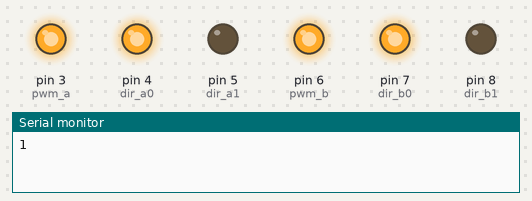
Bench run of a sketch on a simulated Arduino Uno, built with avr-gcc and run on an emulated ATmega328P. Parts: output pins drawn as LEDs (lit = HIGH), the last lines printed to the serial monitor.

Above: at 5.0 s.
At 15.0 s:
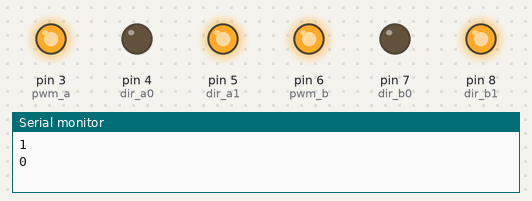
Timing chart, 0 to 23.0 s (numbered marks = the images above):
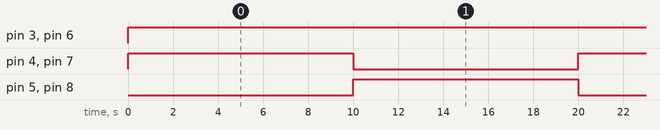

Measured:
- by itself, pin 3 (pwm_a), pin 6 (pwm_b): LOW → HIGH at 0.00 s
- by itself, pin 4 (dir_a0), pin 5 (dir_a1), pin 7 (dir_b0), pin 8 (dir_b1): alternates HIGH for 10.0 s and LOW for 10.0 s

The sketch:

sketch_LUDUSv4-twocoags.ino
```cpp
int pwm_a = 3;   // Channel A speed
int pwm_b = 6;   // Channel B speed
int dir_a0 = 4;  // Channel A direction 0
int dir_a1 = 5; // Channel A direction 1
int dir_b0 = 7;  // Channel B direction 0
int dir_b1 = 8;  // Channel B direction 1

void setup() {
  // put your setup code here, to run once:

Serial.begin(9600); // Pour a bowl of serial

 pinMode(pwm_a, OUTPUT);  // Set control pins to be outputs
 pinMode(pwm_b, OUTPUT);  // Set control pins to be outputs
  pinMode(dir_a0, OUTPUT);
  pinMode(dir_a1, OUTPUT);
  pinMode(dir_b0, OUTPUT);
  pinMode(dir_b1, OUTPUT);

}

void loop() {
  // put your main code here, to run repeatedly:
//drive forward at full speed by pulling DIR_A High
 //and DIR_B low, while writing a full 255 to PWM to
 //control speed
 digitalWrite(dir_a0, HIGH);
 digitalWrite(dir_a1, LOW);
 digitalWrite(dir_b0, HIGH);
 digitalWrite(dir_b1, LOW);
 analogWrite(pwm_a, 255);
  analogWrite(pwm_b, 255);
 Serial.println(digitalRead(dir_a0));
 //wait 5 second
 delay(10000);


 digitalWrite(dir_a0, LOW);
 digitalWrite(dir_a1, HIGH);
  digitalWrite(dir_b0, LOW);
 digitalWrite(dir_b1, HIGH);
 analogWrite(pwm_a, 255);
  analogWrite(pwm_b, 255);
 Serial.println(digitalRead(dir_a0));

  //wait 5 second
 delay(10000);

}
```
